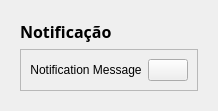
        <widget class="QCustomSlideMenu" name="popupNotificationContainer" native="true">
         <layout class="QVBoxLayout" name="verticalLayout_19">
          <item>
           <widget class="QWidget" name="popupNotificationSubContainer" native="true">
            <layout class="QVBoxLayout" name="verticalLayout_20">
             <item>
              <widget class="QLabel" name="notificationTitleLabel">
               <property name="font">
                <font>
                 <family>Open Sans</family>
                 <pointsize>12</pointsize>
                 <weight>75</weight>
                 <italic>false</italic>
                 <bold>true</bold>
                </font>
               </property>
               <property name="styleSheet">
                <string notr="true">
*{
	font: bold 12pt &quot;Open Sans&quot;;
}</string>
               </property>
               <property name="text">
                <string>Notificação</string>
               </property>
              </widget>
             </item>
             <item>
              <widget class="QFrame" name="frame_9">
               <property name="frameShape">
                <enum>QFrame::StyledPanel</enum>
               </property>
               <property name="frameShadow">
                <enum>QFrame::Raised</enum>
               </property>
               <layout class="QHBoxLayout" name="horizontalLayout_10">
                <item>
                 <widget class="QLabel" name="notificationLabel">
                  <property name="sizePolicy">
                   <sizepolicy hsizetype="Expanding" vsizetype="Preferred">
                    <horstretch>0</horstretch>
                    <verstretch>0</verstretch>
                   </sizepolicy>
                  </property>
                  <property name="lineWidth">
                   <number>2</number>
                  </property>
                  <property name="text">
                   <string>Notification Message</string>
                  </property>
                  <property name="alignment">
                   <set>Qt::AlignCenter</set>
                  </property>
                  <property name="wordWrap">
                   <bool>true</bool>
                  </property>
                 </widget>
                </item>
                <item alignment="Qt::AlignRight">
                 <widget class="QPushButton" name="closeNotificationBtn">
                  <property name="toolTip">
                   <string>Close Notification</string>
                  </property>
                  <property name="text">
                   <string/>
                  </property>
                  <property name="icon">
                   <iconset resource="resources.qrc">
                    <normaloff>:/icons/icons/feather-WHITE/x-octagon.svg</normaloff>:/icons/icons/feather-WHITE/x-octagon.svg</iconset>
                  </property>
                  <property name="iconSize">
                   <size>
                    <width>24</width>
                    <height>24</height>
                   </size>
                  </property>
                 </widget>
                </item>
               </layout>
              </widget>
             </item>
            </layout>
           </widget>
          </item>
         </layout>
        </widget>
